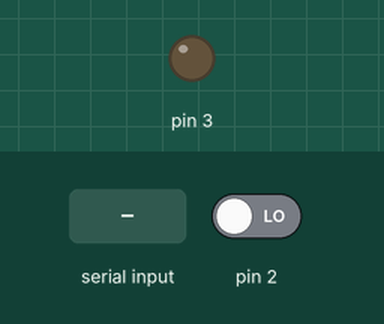
This sketch was run on a simulated Arduino Uno, built with avr-gcc and run on an emulated ATmega328P. Shown: output pins drawn as LEDs (lit = HIGH). Inputs (shaded band) come from the test bench; at power-on: pin 2 LOW.

Above: at 1.2 s.
1.3 s: "1" received over Serial
At 2.7 s:
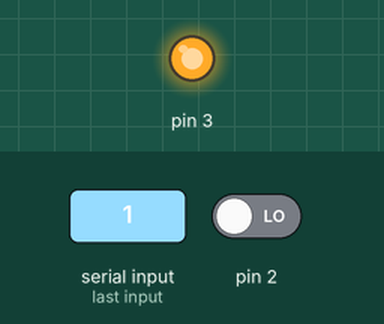
4.3 s: "0" received over Serial
At 5.0 s:
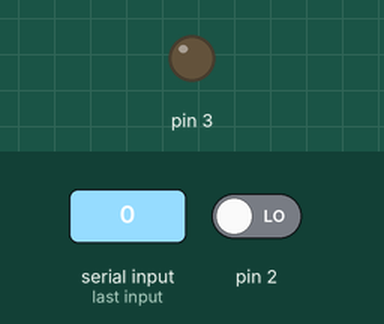
Timing chart, 0 to 7.3 s (numbered marks = the images above; inputs shaded):
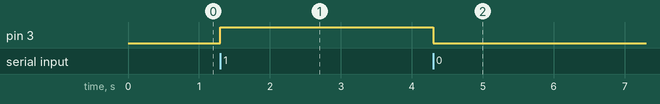

The sketch:

rmagd2-Lab-07.ino
```cpp
/* rmagd2-Lab-07.ino */
/* ---------------------------------------------------------------------------------------
 >> Assignment details and provided code are created and owned by Patrick Troy.
 >> University of Illinois at Chicago - CS 362, Spring 2024
 >> --------------------------------------------------------------------------------------
 >> File    :: rmagd2-Lab-07.ino :: Lab 7 - Communication between Arduinos
 >> Course  :: CS 362 (47019), SP24
 >> Author  :: Ryan Magdaleno, John Ezra See
 >> UIN/nID :: 668523658 (rmagd2), 668942698 (jsee4)
 >> System  :: Windows 10 w/ Mingw-w64
 >> TA      :: Jon
 >> Date Demonstrated :: 03/11/2024
 - -                               - -
 >> References used ::
 >> Nothing
 - -                               - -
 >> File overview ::
 >> This program communicates button presses to leds on different boards via
 >> serial connection.
--------------------------------------------------------------------------------------- */
// Global Variables ::
bool bState = false, lastBState = false;
bool ledState = false;

// Set up pins ::
void setup()
{
  Serial.begin(9600);
  pinMode(2, INPUT);
  pinMode(3, OUTPUT);
  digitalWrite(3, LOW);
}

// Constant button check ::
void loop()
{
  bool curBState = digitalRead(2);

  // Debounce button ::
  if (curBState != lastBState)
  {
    delay(10);
    if (digitalRead(2) == curBState) {
      lastBState = curBState;
      // Only change LED state on press:
      if (curBState) {
        ledState = !ledState;
        Serial.print(ledState);
      }
    }
  }

  // Serial input from other board ::
  if (Serial.available()) {
    digitalWrite(3, (Serial.read() == '1' ? HIGH : LOW));
  }
}
```

Measured:
- after the input at 1.3 s, pin 3: LOW → HIGH at once
- after the input at 4.3 s, pin 3: HIGH → LOW at once
